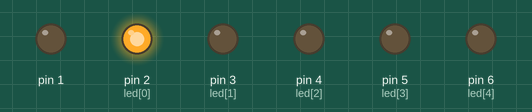
This sketch was run on a simulated Arduino Uno, built with avr-gcc and run on an emulated ATmega328P. On the bench: output pins drawn as LEDs (lit = HIGH).

Above: at 0.1 s.
At 4.1 s:
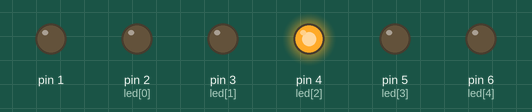
At 8.1 s:
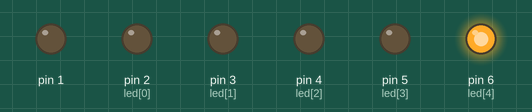
At 14.1 s:
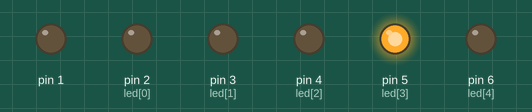
At 22.1 s:
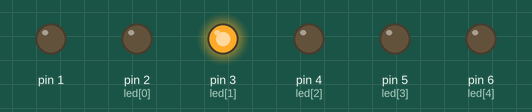
At 29.1 s:
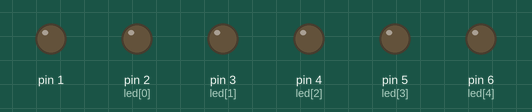
Timing chart, 0 to 40.0 s (numbered marks = the images above):
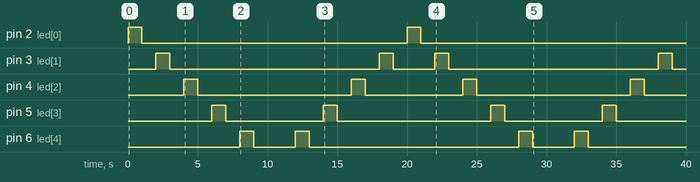

The sketch:

IOTLAB1.ino
```cpp
// C++ code
//
void setup()
{
  int led[]={2,3,4,5,6};
  for(int i=0;i<=5;i++){
pinMode(led[i],OUTPUT);
}
}
void loop()
{
   int led[]={2,3,4,5,6};
  for(int i=0;i<5;i++){
    digitalWrite(led[i],HIGH);
    delay(1000);
    digitalWrite(led[i],LOW);
    delay(1000);
  }
  for(int i=5;i>=1;i--){
    digitalWrite(led[i],HIGH);
    delay(1000);
    digitalWrite(led[i],LOW);
    delay(1000);
}
}
```

Measured:
- by itself, pin 2 (led[0]): alternates HIGH for 1.0 s and LOW for 19.0 s
- by itself, pin 3 (led[1]): LOW → HIGH at 2.0 s, → LOW 1.0 s later, → HIGH 15.0 s later, → LOW 1.0 s later, … (8 changes in this stretch)
- by itself, pin 4 (led[2]): LOW → HIGH at 4.0 s, → LOW 1.0 s later, → HIGH 11.0 s later, → LOW 1.0 s later, … (8 changes in this stretch)
- by itself, pin 5 (led[3]): LOW → HIGH at 6.0 s, → LOW 1.0 s later, → HIGH 7.0 s later, → LOW 1.0 s later, … (8 changes in this stretch)
- by itself, pin 6 (led[4]): LOW → HIGH at 8.0 s, → LOW 1.0 s later, → HIGH 3.0 s later, → LOW 1.0 s later, … (8 changes in this stretch)
